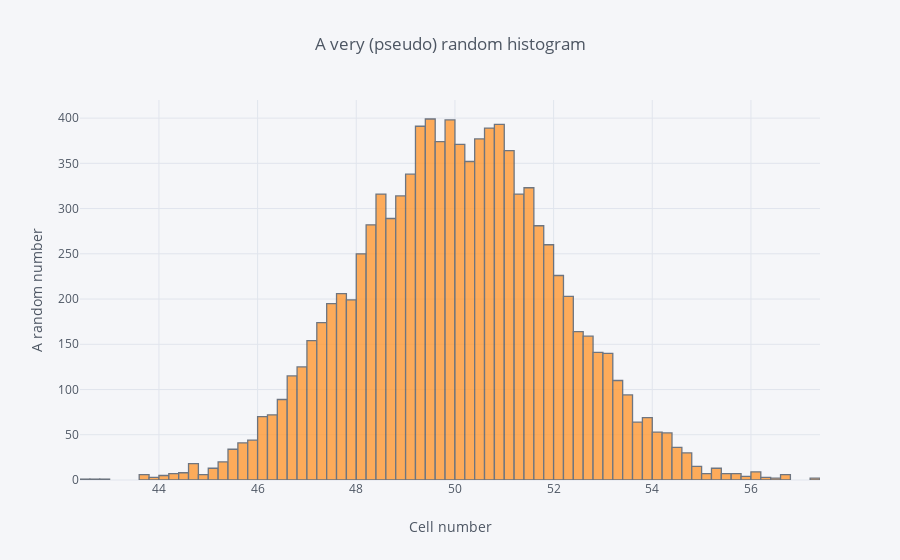

The notebook cell saved with this chart:
### Code cell
data = gauss_random_df(10000)

data[0].iplot(kind="hist", xTitle="Cell number", yTitle="A random number",
              title="A very (pseudo) random histogram")

### Figure 1 — Plotly figure (JSON) as saved in the notebook; plotly's stock layout.template omitted (floating-point values rounded to 4 significant figures; data arrays with more than 128 entries replaced by an {"elided": "..."} marker saying what was removed)
{"data": [{"histfunc": "count", "histnorm": "", "marker": {"color": "rgba(255, 153, 51, 1.0)", "line": {"color": "#4D5663", "width": 1.3}}, "name": "0", "opacity": 0.8, "orientation": "v", "type": "histogram", "uid": "c3b9e5a8-d6d0-4694-9e10-aaf5c4513ce6", "x": {"elided": "10000 float values"}}], "layout": {"barmode": "overlay", "legend": {"bgcolor": "#F5F6F9", "font": {"color": "#4D5663"}}, "paper_bgcolor": "#F5F6F9", "plot_bgcolor": "#F5F6F9", "title": {"font": {"color": "#4D5663"}, "text": "A very (pseudo) random histogram"}, "xaxis": {"gridcolor": "#E1E5ED", "showgrid": true, "tickfont": {"color": "#4D5663"}, "title": {"font": {"color": "#4D5663"}, "text": "Cell number"}, "zerolinecolor": "#E1E5ED"}, "yaxis": {"gridcolor": "#E1E5ED", "showgrid": true, "tickfont": {"color": "#4D5663"}, "title": {"font": {"color": "#4D5663"}, "text": "A random number"}, "zerolinecolor": "#E1E5ED"}}}
